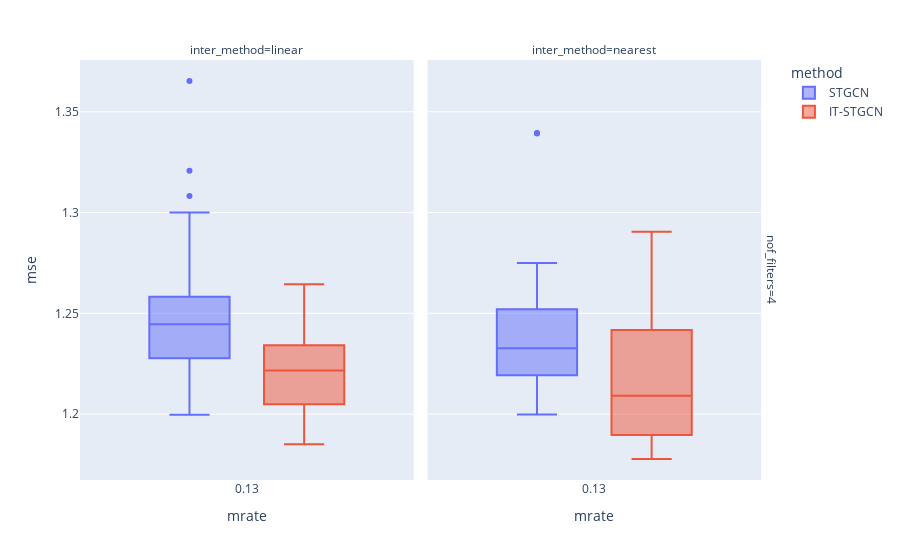

Here is the notebook cell this chart was saved with:
### Markdown cell above
## Block

### Code cell
data.query("method!='GNAR' and mtype =='block' ").plot.box(backend='plotly',x='mrate',color='method',y='mse',facet_col='inter_method',facet_row='nof_filters',height=600)

### Figure 1 — Plotly figure (JSON) as saved in the notebook; plotly's stock layout.template omitted (floating-point values rounded to 4 significant figures)
{"data": [{"alignmentgroup": "True", "hovertemplate": "method=STGCN<br>nof_filters=4<br>inter_method=linear<br>mrate=%{x}<br>mse=%{y}<extra></extra>", "legendgroup": "STGCN", "marker": {"color": "#636efa"}, "name": "STGCN", "notched": false, "offsetgroup": "STGCN", "orientation": "v", "showlegend": true, "type": "box", "x": [0.125, 0.125, 0.125, 0.125, 0.125, 0.125, 0.125, 0.125, 0.125, 0.125, 0.125, 0.125, 0.125, 0.125, 0.125, 0.125, 0.125, 0.125, 0.125, 0.125, 0.125, 0.125, 0.125, 0.125, 0.125, 0.125, 0.125, 0.125, 0.125, 0.125], "x0": " ", "xaxis": "x", "y": [1.225, 1.281, 1.248, 1.217, 1.203, 1.233, 1.22, 1.232, 1.229, 1.308, 1.278, 1.3, 1.207, 1.244, 1.258, 1.257, 1.24, 1.254, 1.23, 1.25, 1.2, 1.254, 1.365, 1.223, 1.241, 1.321, 1.228, 1.245, 1.248, 1.283], "y0": " ", "yaxis": "y"}, {"alignmentgroup": "True", "hovertemplate": "method=STGCN<br>nof_filters=4<br>inter_method=nearest<br>mrate=%{x}<br>mse=%{y}<extra></extra>", "legendgroup": "STGCN", "marker": {"color": "#636efa"}, "name": "STGCN", "notched": false, "offsetgroup": "STGCN", "orientation": "v", "showlegend": false, "type": "box", "x": [0.125, 0.125, 0.125, 0.125, 0.125, 0.125, 0.125, 0.125, 0.125, 0.125, 0.125, 0.125, 0.125, 0.125, 0.125, 0.125, 0.125, 0.125, 0.125, 0.125, 0.125, 0.125, 0.125, 0.125, 0.125, 0.125, 0.125, 0.125, 0.125, 0.125], "x0": " ", "xaxis": "x2", "y": [1.24, 1.253, 1.2, 1.245, 1.22, 1.205, 1.252, 1.213, 1.225, 1.201, 1.339, 1.249, 1.238, 1.257, 1.202, 1.226, 1.227, 1.275, 1.206, 1.223, 1.219, 1.247, 1.219, 1.339, 1.273, 1.254, 1.225, 1.223, 1.244, 1.246], "y0": " ", "yaxis": "y2"}, {"alignmentgroup": "True", "hovertemplate": "method=IT-STGCN<br>nof_filters=4<br>inter_method=linear<br>mrate=%{x}<br>mse=%{y}<extra></extra>", "legendgroup": "IT-STGCN", "marker": {"color": "#EF553B"}, "name": "IT-STGCN", "notched": false, "offsetgroup": "IT-STGCN", "orientation": "v", "showlegend": true, "type": "box", "x": [0.125, 0.125, 0.125, 0.125, 0.125, 0.125, 0.125, 0.125, 0.125, 0.125, 0.125, 0.125, 0.125, 0.125, 0.125, 0.125, 0.125, 0.125, 0.125, 0.125, 0.125, 0.125, 0.125, 0.125, 0.125, 0.125, 0.125, 0.125, 0.125, 0.125], "x0": " ", "xaxis": "x", "y": [1.221, 1.205, 1.217, 1.199, 1.226, 1.264, 1.199, 1.236, 1.205, 1.262, 1.223, 1.248, 1.215, 1.185, 1.23, 1.225, 1.2, 1.237, 1.236, 1.225, 1.217, 1.195, 1.235, 1.234, 1.201, 1.191, 1.224, 1.206, 1.225, 1.214], "y0": " ", "yaxis": "y"}, {"alignmentgroup": "True", "hovertemplate": "method=IT-STGCN<br>nof_filters=4<br>inter_method=nearest<br>mrate=%{x}<br>mse=%{y}<extra></extra>", "legendgroup": "IT-STGCN", "marker": {"color": "#EF553B"}, "name": "IT-STGCN", "notched": false, "offsetgroup": "IT-STGCN", "orientation": "v", "showlegend": false, "type": "box", "x": [0.125, 0.125, 0.125, 0.125, 0.125, 0.125, 0.125, 0.125, 0.125, 0.125, 0.125, 0.125, 0.125, 0.125, 0.125, 0.125, 0.125, 0.125, 0.125, 0.125, 0.125, 0.125, 0.125, 0.125, 0.125, 0.125, 0.125, 0.125, 0.125, 0.125], "x0": " ", "xaxis": "x2", "y": [1.186, 1.262, 1.227, 1.243, 1.192, 1.184, 1.178, 1.253, 1.19, 1.201, 1.212, 1.209, 1.242, 1.238, 1.225, 1.29, 1.183, 1.195, 1.19, 1.2, 1.203, 1.253, 1.223, 1.259, 1.21, 1.188, 1.189, 1.246, 1.186, 1.213], "y0": " ", "yaxis": "y2"}], "layout": {"annotations": [{"font": {}, "showarrow": false, "text": "inter_method=linear", "x": 0.24, "xanchor": "center", "xref": "paper", "y": 1, "yanchor": "bottom", "yref": "paper"}, {"font": {}, "showarrow": false, "text": "inter_method=nearest", "x": 0.74, "xanchor": "center", "xref": "paper", "y": 1, "yanchor": "bottom", "yref": "paper"}, {"font": {}, "showarrow": false, "text": "nof_filters=4", "textangle": 90, "x": 0.98, "xanchor": "left", "xref": "paper", "y": 0.5, "yanchor": "middle", "yref": "paper"}], "autosize": true, "boxmode": "group", "legend": {"title": {"text": "method"}, "tracegroupgap": 0}, "margin": {"t": 60}, "xaxis": {"anchor": "y", "autorange": true, "domain": [0, 0.48], "range": [-0.3788, 0.6288], "title": {"text": "mrate"}, "type": "linear"}, "xaxis2": {"anchor": "y2", "autorange": true, "domain": [0.5, 0.98], "matches": "x", "range": [-0.3788, 0.6288], "title": {"text": "mrate"}, "type": "linear"}, "yaxis": {"anchor": "x", "autorange": true, "domain": [0, 1], "range": [1.167, 1.376], "title": {"text": "mse"}, "type": "linear"}, "yaxis2": {"anchor": "x2", "autorange": true, "domain": [0, 1], "matches": "y", "range": [1.167, 1.376], "showticklabels": false, "type": "linear"}}}
